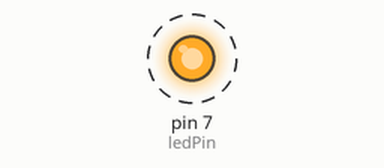
Recording of a sketch running on a simulated Arduino Uno, built with avr-gcc and run on an emulated ATmega328P. Shown: output pins drawn as LEDs (lit = HIGH). Dashed ring = blinking.

Above: at 0.5 s.
Timing chart, 0 to 4.6 s (numbered marks = the images above):
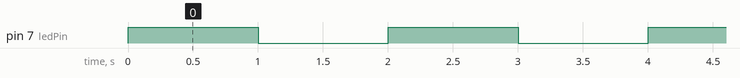

Measured:
- by itself, pin 7 (ledPin): alternates HIGH for 1.0 s and LOW for 1.0 s

The sketch:

BlinkingLed.ino
```cpp
/*
  English:
  Blink
  Switches a LED on/off each second, repeatedly.
  The comments are in Dutch.
  Check the Dutch documentation at: http://www.codeasy.nl/HIERMOETNOGWAT

  modified 11 November 2018
  by Cihan Kurt

*/

int ledPin = 7; // De LED staat verbonden aan digital pin 7.

//De setup wordt eenmalig uitgevoerd als de Arduino is opgestart.
void setup()
{
  pinMode(ledPin, OUTPUT); //De LED is een output.
}

//De loop functie wordt steeds opnieuw aangeroepen.
void loop()
{
  //Leest eerst de huidige status van ledPin en doet dan het tegenovergestelde.
  digitalWrite(ledPin, !digitalRead(ledPin));
  delay(1000); // Voer 1 seconde niks uit.
}
```
